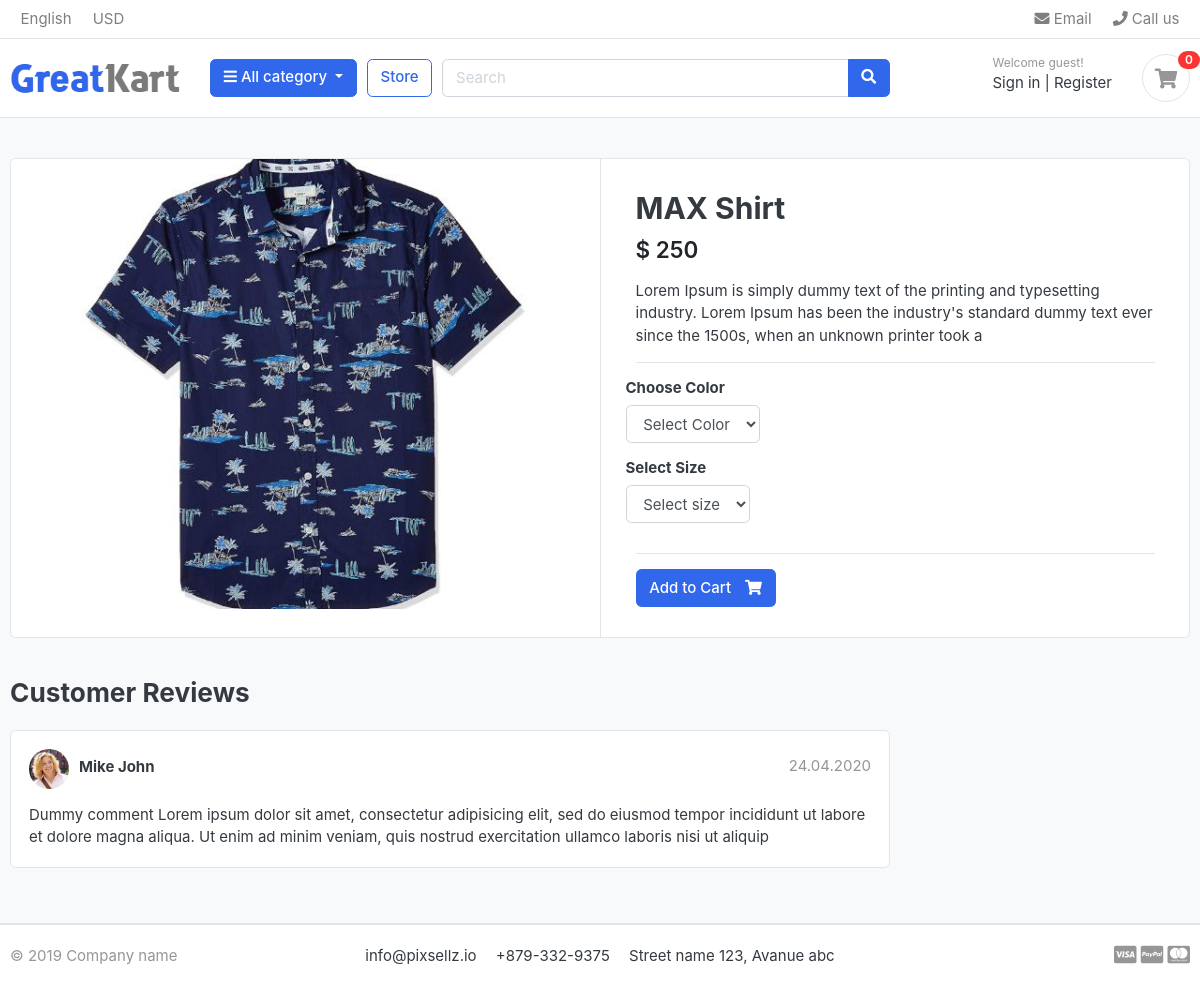
Screenshot of /store/category/shirts/max-shirt/ with the database file from the repository.
### product/models.py (models this page shows, shortened)
class Product(models.Model):
    product_name     =models.CharField(max_length=200,unique=True)
    slug             =models.SlugField(max_length=200,unique=True)
    pro_description  =models.TextField()
    pro_image        =models.ImageField(upload_to='photos/product')
    category         =models.ForeignKey(Category,on_delete=models.CASCADE)
    price            =models.IntegerField()
    stock            =models.IntegerField()
    is_available     =models.BooleanField(default=True)
    created_date     =models.DateTimeField(auto_now_add=True)
    modified_date    =models.DateTimeField(auto_now=True)

### product/views.py (the view)
# urls.py: path('category/<slug:category_slug>/<slug:product_slug>/',views.product_detail,name='product_detail'),
def product_detail(request,product_slug,category_slug):
    try:
        single_product=Product.objects.get(category__slug=category_slug,slug=product_slug)
        in_cart=CartItem.objects.filter(cart__cart_id=_cart_id(request),product=single_product).exists()
    except Exception as e:
        raise e
    context={
        'single_product':single_product,
        'in_cart':in_cart,
    }
    return render(request,'store/product_detail.html',context)

### carts/context_processors.py (called while the page is built)
def counter(request):
    cart_count=0
    try:
        cart=Cart.objects.filter(cart_id=_cart_id(request))
        cart_items=CartItem.objects.all().filter(cart=cart[:1])
        for cart_item in cart_items:
            cart_count += cart_item.quantity
    except Cart.DoesNotExist:
        cart_count=0
    return dict(cart_count=cart_count)

### carts/views.py (called while the page is built)
def _cart_id(request):
    cart=request.session.session_key
    if not  cart:
        cart=request.session.create()
    return cart

### home/context_processors.py (called while the page is built)
def get_menu(request):
    link=Category.objects.all()
    return dict(link=link)

### home/models.py (called while the page is built)
    def get_url(self):
        return reverse('product_by_cat',args=[self.slug])

### product/models.py (called while the page is built)
    def colors(self):
        return super(variationManager, self).filter(variation_category='color',is_active=True)

    def sizes(self):
        return super(variationManager, self).filter(variation_category='size',is_active=True)

### templates/store/product_detail.html (shortened to what this page needs)
{% extends 'base.html' %}
{% load static %}
{% block content %}
<section class="section-content padding-y bg">
    <div class="container">
    <div class="card">
        <div class="row no-gutters">
            <aside class="col-md-6">
    <article class="gallery-wrap">
        <div class="img-big-wrap">
           <a href="#"><img src="{{ single_product.pro_image.url }}"></a>
        </div>
    </article>
            </aside>
            <main class="col-md-6 border-left">
    <form action="{% url 'add_cart' single_product.id  %}" method="POST">
        <article class="content-body">
        <h2 class="title">{{single_product.product_name }}</h2>
        <div class="mb-3">
            <var class="price h4">$ {{single_product.price}}</var>
        </div>
        <p>{{ single_product.pro_description }}</p>
        <hr>
            <div class="row">
                <div class="item-option-select">
                    <h6>Choose Color</h6>
                    <select name="color" class="form-control" required>
                      <option value=""disabled selected>Select Color</option>
                    </select>
                </div>
             </div>
            <div class="row">
                <div class="item-option-select">
                    <h6>Select Size</h6>
                    <select name="size" class="form-control">
                        <option value=""disabled selected>Select size</option>
                    </select>
                </div>
            </div>
            <hr>
            {% if single_product.stock <= 0 %}
            <h3 class="text-danger">Out of Stock </h3>
              {% else %}
                <button  class="btn  btn-primary"> <span class="text">Add to Cart</span> <i class="fas fa-shopping-cart"></i>  </button>
            {% endif %}
        </article>
    </form>
            </main>
        </div>
    </div>
    <br>
    <div class="row">
                <div class="col-md-9">
        <header class="section-heading">
            <h3>Customer Reviews </h3>
        </header>
        <article class="box mb-3">
            <div class="icontext w-100">
                <img src="{% static './images/avatars/avatar1.jpg' %}" class="img-xs icon rounded-circle">
                <div class="text">
                    <span class="date text-muted float-md-right">24.04.2020 </span>
                    <h6 class="mb-1">Mike John </h6>
                </div>
            </div>
            <div class="mt-3">
                <p>
                    Dummy comment Lorem ipsum dolor sit amet, consectetur adipisicing elit, sed do eiusmod
                    tempor incididunt ut labore et dolore magna aliqua. Ut enim ad minim veniam,
                    quis nostrud exercitation ullamco laboris nisi ut aliquip
                </p>
            </div>
        </article>
        </div>
    </div>
    </div>
    </section>
{% endblock %}

### static/css/ui.css (style rules this page uses)
html { font-family: "Inter", sans-serif; font-size: 15px; }
.content-body { flex: 1 1 auto; padding: 2rem 2.3rem; }
.img-xs, .img-sm, .img-md, .img-lg { -o-object-fit: cover; object-fit: cover; flex-shrink: 0; flex-grow: 0; }
.img-xs { width: 40px; height: 40px; }
.padding-y { padding-top: 40px; padding-bottom: 40px; }
var { font-style: normal; }
article:after, .form-group:after { display: block; clear: both; content: ""; }
.bg { background-color: #f8f9fa; }
.section-heading { margin-bottom: 20px; margin-top: 15px; }
p:last-child { margin-bottom: 0; }
.btn .text + i { margin-left: 10px; }
.icontext { display: inline-flex; align-items: center; vertical-align: middle; }
.icontext .text { width: 100%; line-height: 1.2; }
.icontext .icon { position: relative; margin-right: 10px; flex-shrink: 0; flex-grow: 0; }
.price { font-weight: 600; color: #212529; }
.box { padding: 18px; background: #fff; border-radius: 0.37rem; border: 1px solid #e4e4e4; }
.box img { max-width: 100%; }
.gallery-wrap .img-big-wrap { margin-bottom: 10px; border-radius: 0.37rem; overflow: hidden; background-color: #fff; }
.gallery-wrap .img-big-wrap a { text-align: center; display: block; }
.gallery-wrap .img-big-wrap img { height: 450px; width: auto; display: inline-block; }
.item-option-select { margin-bottom: 1rem; display: inline-block; margin-right: 15px; }

### rows the page displays
Product: pro_image (picture), product_name "MAX Shirt", price "250", pro_description "Lorem Ipsum is simply dummy text of the printing and typesetting industry. Lorem Ipsum has been the industry's standard dummy text ever since the 1500s, when an unknown printer took a"

### other values shown
{{ cart_count }} "0"
